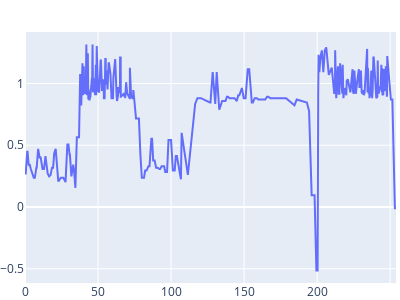

This figure's notebook cell:
### Markdown cell above
This is rather large, so we can set up the figure layout using `layout` keyword in the `Figure` constructor, to set the width and height of the figure and adjust the margins:

### Code cell
layout = dict(width=400, height=300, margin=dict(l=0, r=0, t=32, b=0))
fig = go.Figure(layout=layout)
fig.add_trace(go.Scatter(x=df['time'], y=df['front']))
fig.show()

### Figure 1 — Plotly figure (JSON) as saved in the notebook; plotly's stock layout.template omitted (floating-point values rounded to 4 significant figures; data arrays with more than 128 entries replaced by an {"elided": "..."} marker saying what was removed)
{"data": [{"type": "scatter", "x": {"elided": "401 float values"}, "y": {"elided": "401 float values"}}], "layout": {"height": 300, "margin": {"b": 0, "l": 0, "r": 0, "t": 32}, "width": 400}}
